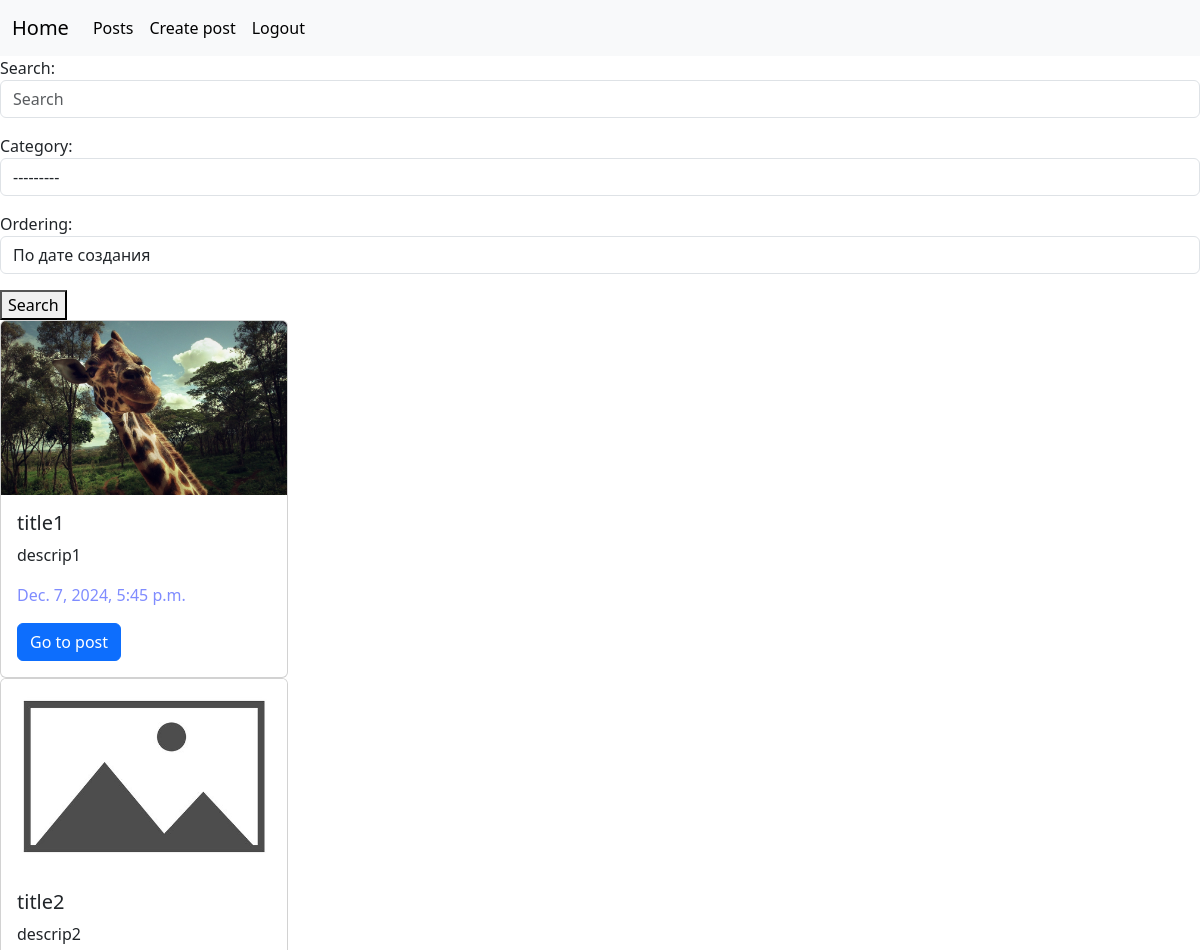
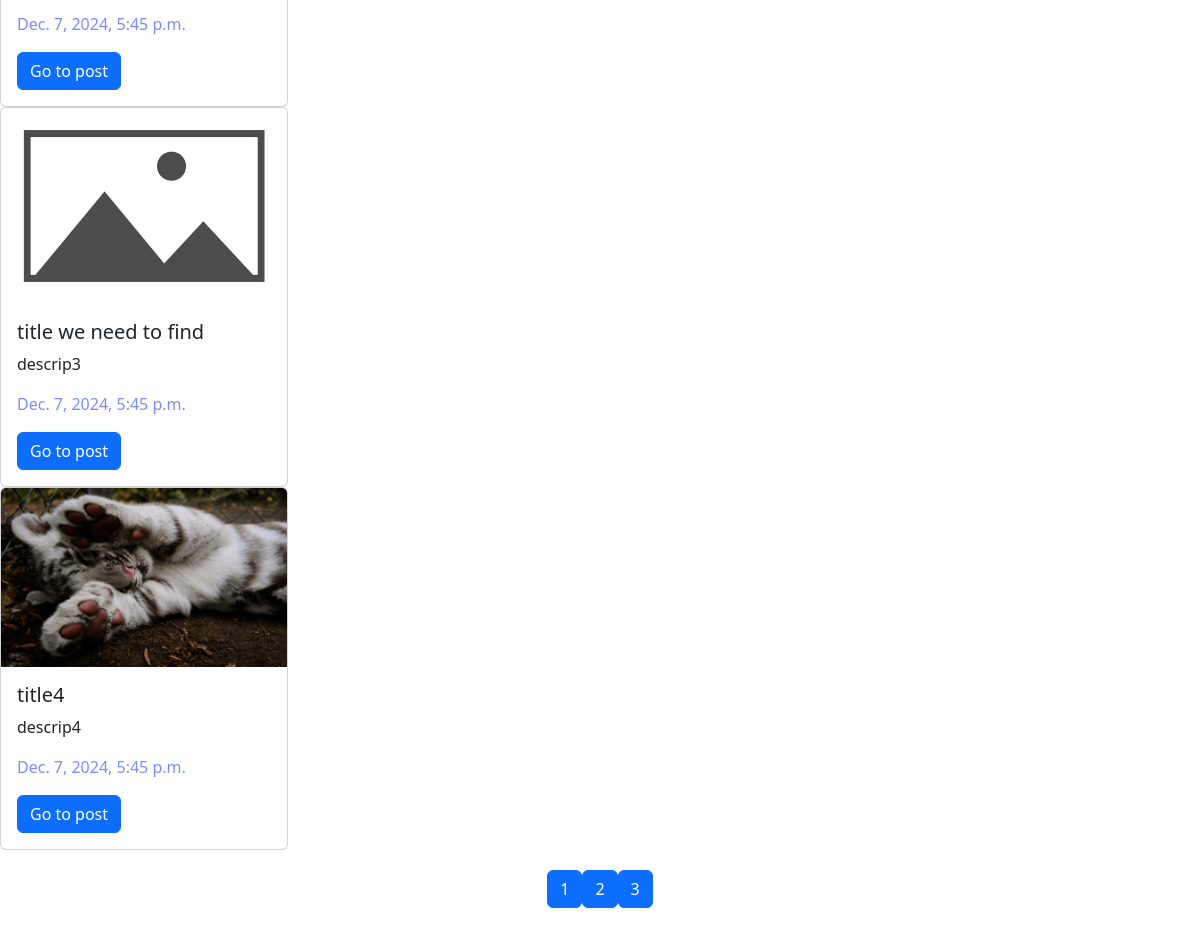
The page /posts/ (signed in) on the database its author committed (2 pictures, top to bottom).
### posts/models.py (models this page shows, shortened)
class Post(models.Model):
     category = models.ForeignKey(
          Category, on_delete=models.CASCADE, null=True, blank=True
     )
     tags = models.ManyToManyField(Tag, null=True, blank=True)
     title = models.CharField(max_length=56)
     description = models.CharField(max_length=256)
     rate= models.IntegerField(null=True, blank=True)
     created_at = models.DateTimeField(auto_now_add=True, null=True)
     updated_at = models.DateTimeField(auto_now=True, null=True)
     image = models.ImageField(null=True, blank=True)

### posts/views.py (the view)
# urls.py: path("posts/", posts_list_view),
@login_required(login_url='login-view')
def posts_list_view(request):
    if request.method == 'GET':
        limit = 4
        page = int(request.GET.get('page', 1))
        search = request.GET.get("search")
        category = request.GET.get("category")
        ordering = request.GET.get("order")
        form= SearchForm(request.GET)
        posts = Post.objects.all()
        if search:
            posts = posts.filter(
                Q(title__icontains=search) | Q(description__icontains=search)
            )
        if category:
            posts = posts.filter(category_id=category)
        if ordering:
            posts = posts.order_by(ordering)
        max_pages = posts.count() / limit
        if round(max_pages) < max_pages:
            max_pages = round(max_pages) + 1
        else:
            max_pages = round(max_pages)
        start = (page - 1) * limit
        end = page * limit
        posts = posts[start:end]
        context = {"posts": posts, "form": form, "max_pages": range(1, max_pages + 1)}
        return (render
                (request, "posts/post_list.html",
                 context=context)
        )

### posts/forms.py
class SearchForm(forms.Form):
        search = forms.CharField(
        required=False,
        max_length=100,
        widget=forms.TextInput(attrs={'placeholder':'Search', 'class':'form-control'})
        )
        category = forms.ModelChoiceField(
            queryset=Category.objects.all(),
            required=False,
            widget=forms.Select(attrs={'class':'form-control'})
        )
        orderings = (
            ("created_at", "По дате создания"),
            ("updated_at", "По дате создания"),
            ("rate", "По оценке"),
            ("-rate", "По оценке ро убыванию"),
            ("-updated_at", "-По дате изменения по убыванию"),
            ("-created_at", "По дате создания по убыванию"),
        )
        ordering = forms.ChoiceField(
            choices=orderings, required=False, widget=forms.Select(attrs={'class':'form-control'})
        )

### posts/models.py (called while the page is built)
     def __str__(self):
          return self.title

### templates/posts/post_list.html
{%extends 'base.html'%}
{%block content%}
<form action="/posts/" method="get", enctype="multipart/form-data">
  {{form.as_p}}
  <button type="submit">Search</button>
</form>
{%for post in posts%}
<div class="card" style="width: 18rem;">
  {%if post.image%}
  <img src="{{post.image.url}}" class="card-img-top" alt="...">
  {%else%}
  <img src="/static/placeholder.jpg" class="card-img-top" alt="">
  {%endif%}
  <div class="card-body">
    <h5 class="card-title">{{post.title}}</h5>
    <p class="card-text">{{post.description}}</p>
    <p class="card-text" style="color: #7f8cff;">{{post.created_at}} </p>
    <a href="/posts/{{post.id}}/" class="btn btn-primary">Go to post</a>
  </div>
</div>
{%endfor%}
<div style="display: flex; justify-content: center; margin-top: 20px; margin-bottom: 20px; ">
  {% for i in max_pages %}
  {% if request.GET %}
  <a class="btn btn-primary" href="{{request.get_full_path}}&page={{i}}">{{i}}</a>
  {%else%}
    <a href="/posts/?page={{ i }}" class="btn btn-primary">
      {{ i }}
    </a>
  {%endif%}
  {% endfor %}
</div>
{%endblock%}

### rows shown on the page
Post: image (picture), title "title1", description "descrip1", created_at "Dec. 7, 2024, 5:45 p.m."
Post: title "title2", description "descrip2", created_at "Dec. 7, 2024, 5:45 p.m."
Post: title "title we need to find", description "descrip3", created_at "Dec. 7, 2024, 5:45 p.m."
Post: image (picture), title "title4", description "descrip4", created_at "Dec. 7, 2024, 5:45 p.m."

### other values the page prints
{{ i }} "1" "2" "3"
